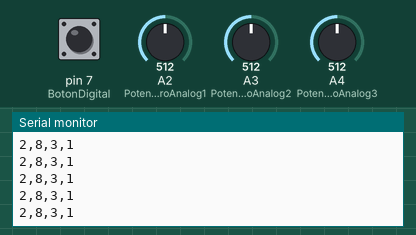
Simulated run of this sketch. Board: Arduino Uno, built with avr-gcc and run on an emulated ATmega328P. On the bench: the last lines printed to the serial monitor. The inputs (shaded band) are chosen by the test bench; at power-on: A3 (PotenciometroAnalog2) = 512, A4 (PotenciometroAnalog3) = 512, A2 (PotenciometroAnalog1) = 512, pin 7 (BotonDigital) HIGH.

Above: at 1.2 s.
1.3 s: A3 (PotenciometroAnalog2) set to 716
At 2.1 s:
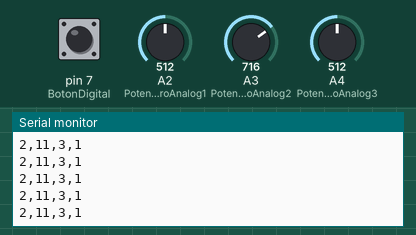
2.8 s: A4 (PotenciometroAnalog3) set to 716
At 3.5 s:
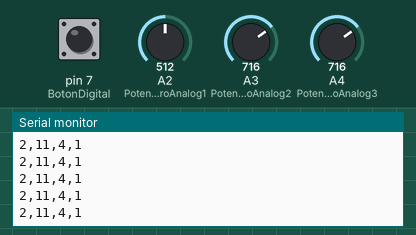
4.3 s: A2 (PotenciometroAnalog1) set to 306
At 4.8 s:
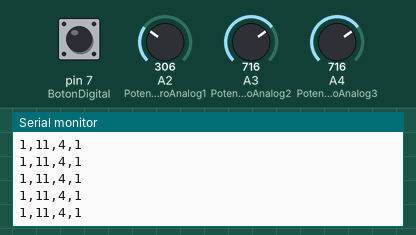
5.8 s: pin 7 (BotonDigital) pulled LOW for 0.15 s
7.4 s: A2 (PotenciometroAnalog1) set to 122
At 8.3 s:
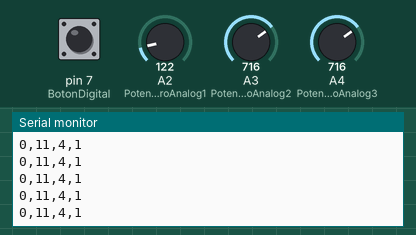
8.9 s: pin 7 (BotonDigital) pulled LOW for 1 s
At 9.8 s:
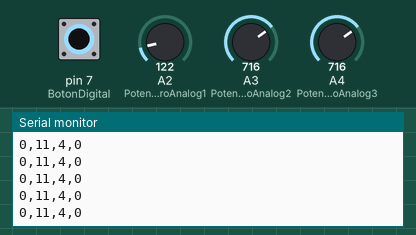
Timing chart, 0 to 11.9 s (numbered marks = the images above; inputs shaded):
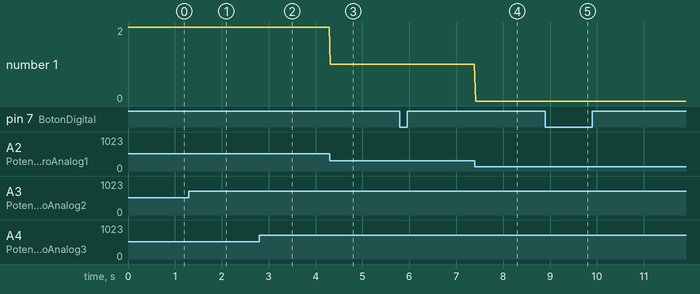

The sketch:

Virus-Juego-ArchivosArduino.ino
```cpp
//Inicio los potenciómetros en los pines analógicos A2 A3 A4 y el botón en el pin digital 7
int PotenciometroAnalog1 = A2;
int PotenciometroAnalog2 = A3;
int PotenciometroAnalog3 = A4;
const int BotonDigital = 7;

//Variable donde se almacenan los datos recibidos
int dato1 = 0;
int dato2 = 0;
int dato3 = 0;
int dato4 = 0;

//Variable donde se almacenan los datos ya mapeados
int Mapeado1;
int Mapeado2;
int Mapeado3;

void setup() {
  //Inicialización de los potenciómetros
  Serial.begin(9600);
  pinMode(PotenciometroAnalog1, INPUT);
  pinMode(PotenciometroAnalog2, INPUT);
  pinMode(PotenciometroAnalog3, INPUT);
  pinMode(BotonDigital, INPUT);

  digitalWrite(BotonDigital, HIGH);

}

void loop() {
  //Almacenar los datos de los potenciómetros en la variable
  dato1 = analogRead(PotenciometroAnalog1);
  dato2 = analogRead(PotenciometroAnalog2);
  dato3 = analogRead(PotenciometroAnalog3);

  //Mapeo de los datos almacenados en la linea anterior
  Mapeado1 = map(dato1, 0, 1024, 0, 4);
  Mapeado2 = map(dato2, 0, 1024, 0, 17);
  Mapeado3 = map(dato3, 0, 1024, 0, 6);

  if (digitalRead(BotonDigital) == HIGH) // if the switch is pressed
  {
    dato4 = 1;
  }
  else if (digitalRead(BotonDigital) == LOW) {
    dato4 = 0;
  }

  Serial.print(Mapeado1);
Serial.print(",");
Serial.print(Mapeado2);
Serial.print(",");
Serial.print(Mapeado3);
Serial.print(",");
Serial.println(dato4);
Serial.flush();
delay(20);
}


//Fin del código
```

Measured:
- after the input at 1.3 s, the serial monitor: prints a new line at once (image 1)
- after the input at 2.8 s, the serial monitor: prints a new line at once (image 2)
- after the input at 4.3 s, the serial monitor: prints a new line at once (image 3)
- after the input at 7.4 s, the serial monitor: prints a new line at once (image 4)
- after the input at 8.9 s, the serial monitor: prints a new line at once (image 5)
